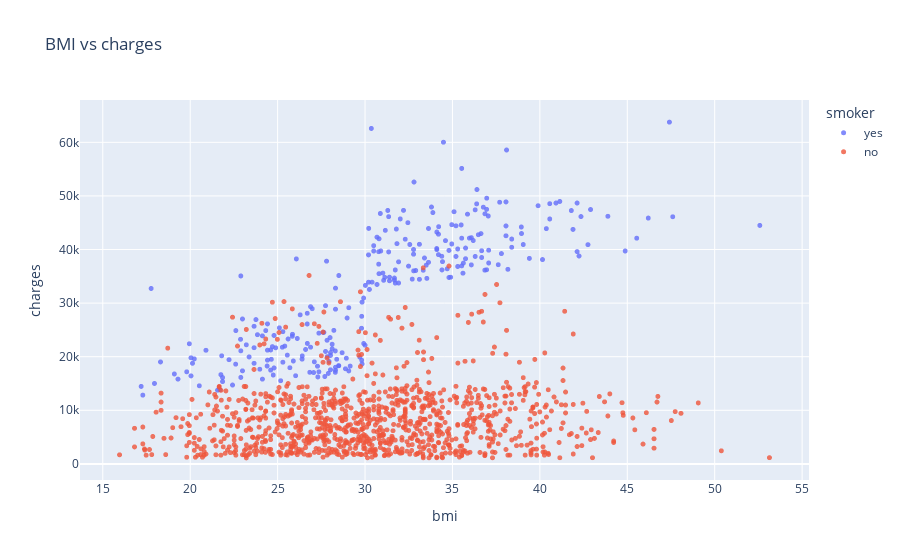

The notebook cell saved with this chart:
### Markdown cell above
## BMI distribution

### Code cell
fig = px.scatter(df,
    x='bmi',
    y='charges',
    color='smoker',
    opacity=0.8,
    hover_data=['sex'],
    title='BMI vs charges')
fig.update_traces(marker_size=5)
fig.show()

### Figure 1 — Plotly figure (JSON) as saved in the notebook; plotly's stock layout.template omitted (floating-point values rounded to 4 significant figures; data arrays with more than 128 entries replaced by an {"elided": "..."} marker saying what was removed)
{"data": [{"customdata": {"elided": "274x1 str values"}, "hovertemplate": "smoker=yes<br>bmi=%{x}<br>charges=%{y}<br>sex=%{customdata[0]}<extra></extra>", "legendgroup": "yes", "marker": {"color": "#636efa", "opacity": 0.8, "size": 5, "symbol": "circle"}, "mode": "markers", "name": "yes", "showlegend": true, "type": "scattergl", "x": {"elided": "274 float values"}, "xaxis": "x", "y": {"elided": "274 float values"}, "yaxis": "y"}, {"customdata": {"elided": "1064x1 str values"}, "hovertemplate": "smoker=no<br>bmi=%{x}<br>charges=%{y}<br>sex=%{customdata[0]}<extra></extra>", "legendgroup": "no", "marker": {"color": "#EF553B", "opacity": 0.8, "size": 5, "symbol": "circle"}, "mode": "markers", "name": "no", "showlegend": true, "type": "scattergl", "x": {"elided": "1064 float values"}, "xaxis": "x", "y": {"elided": "1064 float values"}, "yaxis": "y"}], "layout": {"legend": {"title": {"text": "smoker"}, "tracegroupgap": 0}, "title": {"text": "BMI vs charges"}, "xaxis": {"anchor": "y", "domain": [0, 1], "title": {"text": "bmi"}}, "yaxis": {"anchor": "x", "domain": [0, 1], "title": {"text": "charges"}}}}
